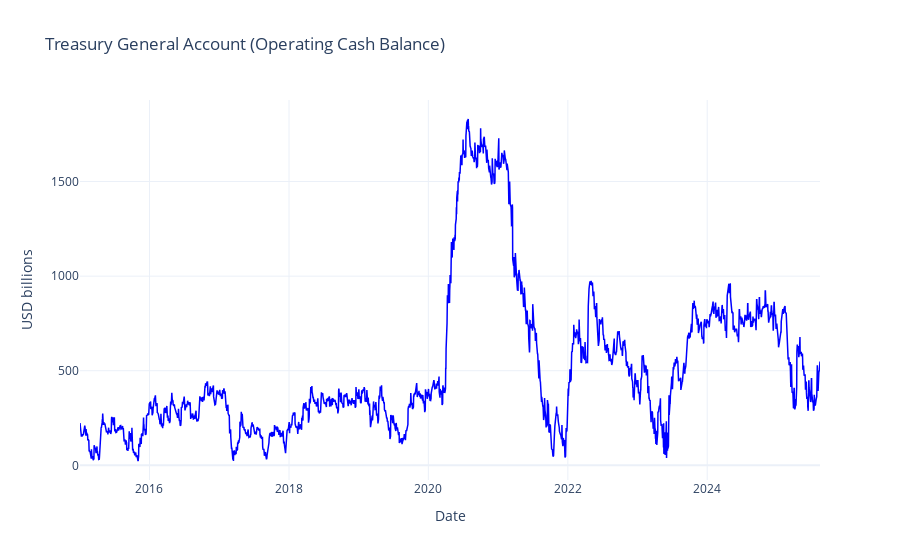

Here is the notebook cell this chart was saved with:
### Code cell
fig = go.Figure()

fig.add_trace(go.Scatter(
    x=tga["record_date"],
    y=tga["tga_balance"] / 1e3,   # millions → billions
    mode="lines",
    name="TGA Balance",
    line=dict(color="blue", width=1.5)
))

fig.update_layout(
    title="Treasury General Account (Operating Cash Balance)",
    xaxis_title="Date",
    yaxis_title="USD billions",
    template="plotly_white",
    hovermode="x unified",
    legend_title="Series"
)

fig.show()

### Figure 1 — Plotly figure (JSON) as saved in the notebook; plotly's stock layout.template omitted (floating-point values rounded to 4 significant figures; data arrays with more than 128 entries replaced by an {"elided": "..."} marker saying what was removed)
{"data": [{"line": {"color": "blue", "width": 1.5}, "mode": "lines", "name": "TGA Balance", "type": "scatter", "x": {"elided": "2668 str values"}, "y": {"elided": "2668 float values"}}], "layout": {"hovermode": "x unified", "legend": {"title": {"text": "Series"}}, "title": {"text": "Treasury General Account (Operating Cash Balance)"}, "xaxis": {"title": {"text": "Date"}}, "yaxis": {"title": {"text": "USD billions"}}}}
